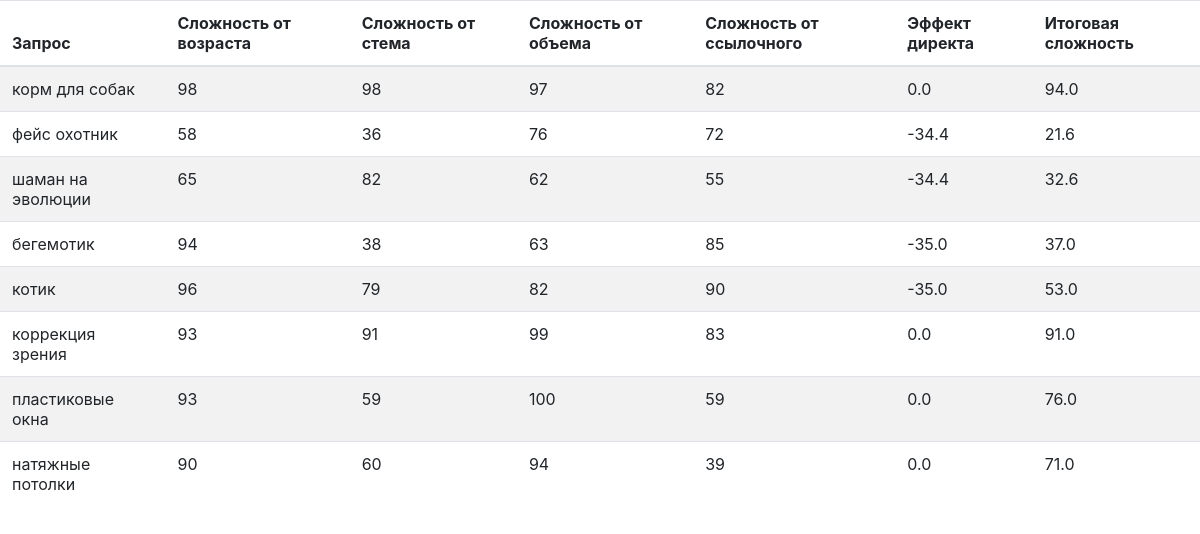
/main/results, run on an earlier commit of the app's database.
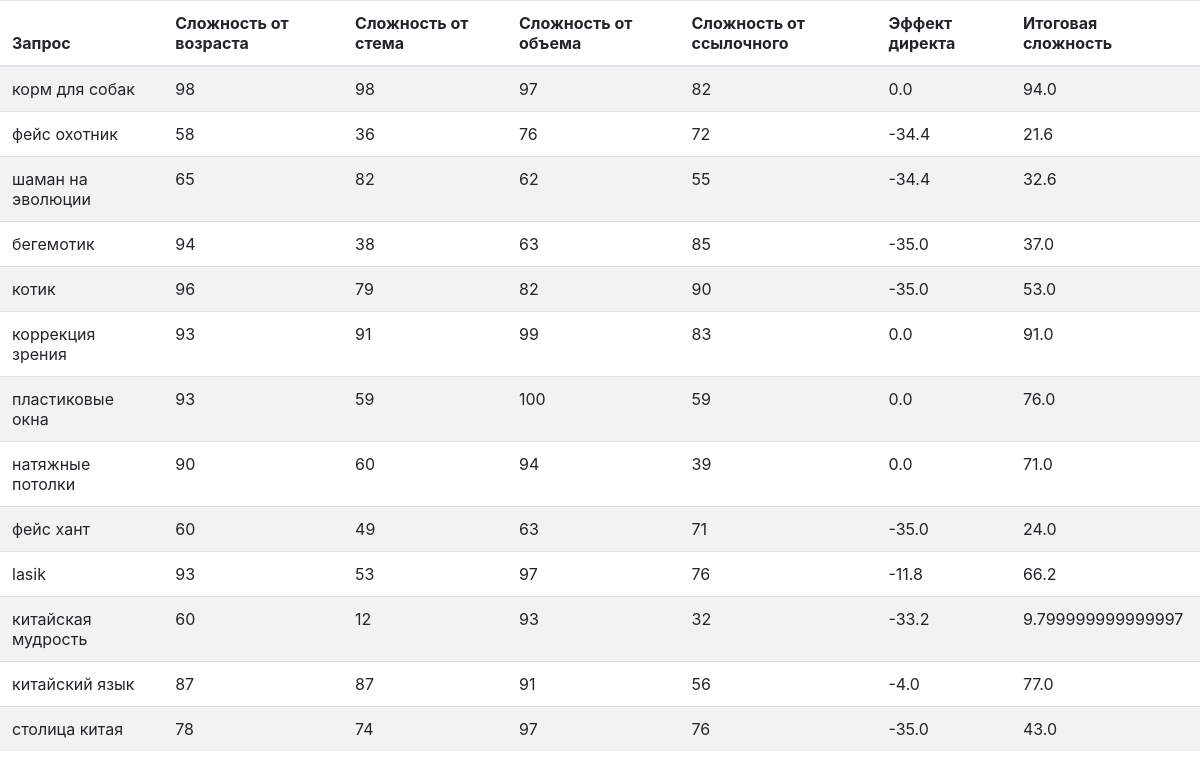
And on a later commit of the database.
### main/models.py (models this page shows, shortened)
class Request(models.Model):
    request = models.CharField(max_length=100)
    site_age_concurency = models.IntegerField(default=0)
    site_stem_concurency = models.IntegerField(default=0)
    site_volume_concurency = models.IntegerField(default=0)
    site_backlinks_concurency = models.IntegerField(default=0)
    site_total_concurency = models.FloatField(default=0)
    direct_upscale = models.FloatField(default=0)
    status = models.CharField(max_length=100, default='progress')

### main/views.py (the view)
# urls.py: path('results', views.results, name='publish_request_info'),
def results(request):
    all_requests_list = get_list_or_404(Request)
    context = {'all_requests_list': all_requests_list}
    return render(request, 'main/index.html', context)

### main/templates/main/index.html (shortened to what this page needs)
<html>
<head>
<link rel="stylesheet" href="https://cdn.jsdelivr.net/npm/bootstrap@4.5.3/dist/css/bootstrap.min.css">
</head>
<body>
{% if all_requests_list %}
<table class="table table-striped">
  <thead>
    <tr>
      <th scope="col">Запрос</th>
      <th scope="col">Сложность от возраста</th>
      <th scope="col">Сложность от стема</th>
      <th scope="col">Сложность от объема</th>
        <th scope="col">Сложность от ссылочного</th>
        <th scope="col">Эффект директа</th>
        <th scope="col">Итоговая сложность</th>
    </tr>
  </thead>
  <tbody>
  {% for request in all_requests_list %}
      {% if request.status == 'progress'  %}
          <tr>
          <td>{{ request.request }}</td>
          <td colspan="6" style="text-align: center">Запрос в обработке. Это может занять около минуты.</td>
              </tr>
      {% else %}
    <tr>
      <td> {{ request.request }} </td>
      <td> {{ request.site_age_concurency }} </td>
      <td> {{ request.site_stem_concurency }} </td>
        <td>{{ request.site_volume_concurency }}</td>
      <td>{{ request.site_backlinks_concurency }}</td>
          <td>{{ request.direct_upscale }}</td>
      <td>{{ request.site_total_concurency }}</td>
        {% endif %}
    </tr>
    {% endfor %}
  </tbody>
</table>
{% endif %}
</body>
</html>

What changed in the data, as far as the page shows it:
added Request: request "фейс хант", site_age_concurency "60", site_stem_concurency "49", site_volume_concurency "63", site_backlinks_concurency "71", direct_upscale "-35.0", site_total_concurency "24.0"
added Request: request "lasik", site_age_concurency "93", site_stem_concurency "53", site_volume_concurency "97", site_backlinks_concurency "76", direct_upscale "-11.8", site_total_concurency "66.2"
added Request: request "китайская мудрость", site_age_concurency "60", site_stem_concurency "12", site_volume_concurency "93", site_backlinks_concurency "32", direct_upscale "-33.2", site_total_concurency "9.799999999999997"
added Request: request "китайский язык", site_age_concurency "87", site_stem_concurency "87", site_volume_concurency "91", site_backlinks_concurency "56", direct_upscale "-4.0", site_total_concurency "77.0"
added Request: request "столица китая", site_age_concurency "78", site_stem_concurency "74", site_volume_concurency "97", site_backlinks_concurency "76", direct_upscale "-35.0", site_total_concurency "43.0"
